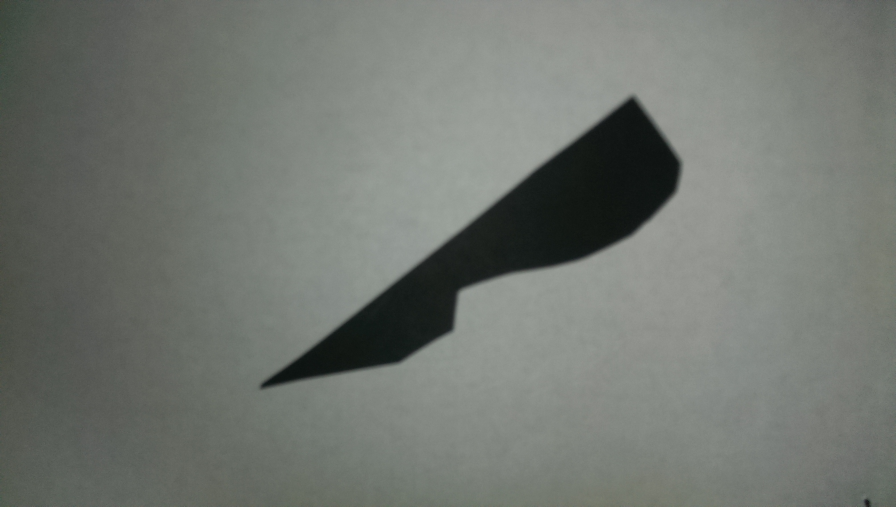
#> input picture beagle/python/blob.jpg, 2688 x 1520 px (shown at 1/3 size)
$ python -i eyes.py   (imports and definitions only)   (Python 2 division)   (older library calls are emulated)
#> lines starting #> are read from the running program, lines starting #| are printed output that depends on the picture; after the words box and inside, x2 and y2 are one past the last pixel; in counts of white or black regions, pixels touching at a corner belong together
#> further down, picture is the input picture: shape (1520, 2688, 3); mean B, G, R 112.7, 118.5, 114.1
from time import clock as clock
tstart =  clock()
import cv2
import numpy as np

# from matplotlib import pyplot as plt
# import matplotlib.cm as cm

# ===========
# = Globals =
# ===========
# [1 line not run here, left out]

VIDEO_PARAM_NAMES = (
"CV_CAP_PROP_POS_MSEC",      # Current position of the video file in milliseconds.
"CV_CAP_PROP_POS_FRAMES",    # 0-based index of the frame to be decoded/captured next.
"CV_CAP_PROP_POS_AVI_RATIO", # Relative position of the video file: 0 - start of the film, 1 - end of the film.
"CV_CAP_PROP_FRAME_WIDTH",   # Width of the frames in the video stream.
"CV_CAP_PROP_FRAME_HEIGHT",  # Height of the frames in the video stream.
"CV_CAP_PROP_FPS",           # Frame rate.
"CV_CAP_PROP_FOURCC",        # 4-character code of codec.
"CV_CAP_PROP_FRAME_COUNT",   # Number of frames in the video file.
"CV_CAP_PROP_FORMAT",        # Format of the Mat objects returned by retrieve() .
"CV_CAP_PROP_MODE",          # Backend-specific value indicating the current capture mode.
"CV_CAP_PROP_BRIGHTNESS",    # Brightness of the image (only for cameras).
"CV_CAP_PROP_CONTRAST",      # Contrast of the image (only for cameras).
"CV_CAP_PROP_SATURATION",    # Saturation of the image (only for cameras).
"CV_CAP_PROP_HUE",           # Hue of the image (only for cameras).
"CV_CAP_PROP_GAIN",          # Gain of the image (only for cameras).
"CV_CAP_PROP_EXPOSURE",      # Exposure (only for cameras).
"CV_CAP_PROP_CONVERT_RGB",   # Boolean flags indicating whether images should be converted to RGB.
"CV_CAP_PROP_WHITE_BALANCE", # Currently unsupported
"CV_CAP_PROP_RECTIFICATION", # Rectification flag for stereo cameras (note: only supported by DC1394 v 2.x backend currently)
)

VIDEO_PARAMS = {}
# [1 line not run here, left out]


# ===========
# = Methods =
# ===========
def initialize():
  set_res(544,288)

# [4 lines left out: function snap, not called in this run]

save_n = 0
# [8 lines left out: function snap_and_save, not called in this run]

def set_res(w,h):
  cap.set(VIDEO_PARAMS["CV_CAP_PROP_FRAME_WIDTH"], w)
  cap.set(VIDEO_PARAMS["CV_CAP_PROP_FRAME_HEIGHT"], h)

def process(img):
  # process an image
  gray = cv2.cvtColor(img, cv2.COLOR_BGR2GRAY)
  ret, thresh = cv2.threshold(gray, 50, 255, cv2.THRESH_BINARY)
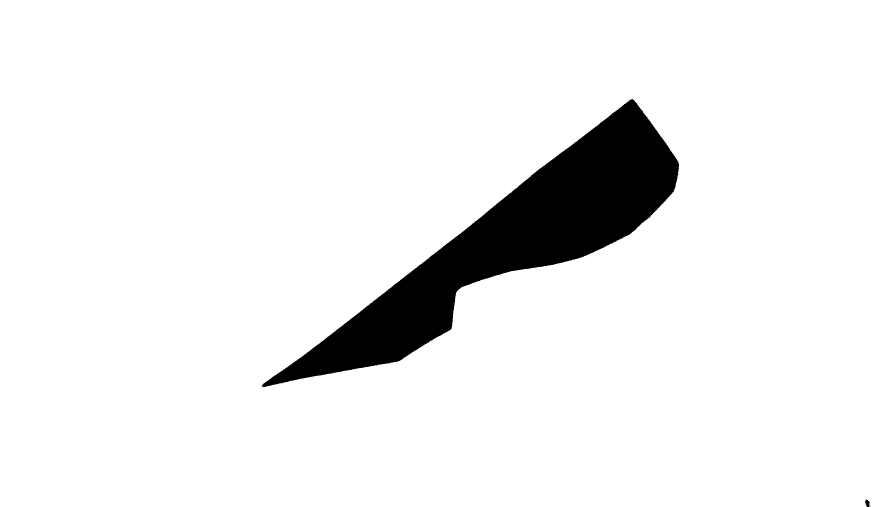
#> thresh: shape (1520, 2688) (shown at 1/3 size); 93.2% white; 9 black regions (7 under 20 px), largest, box (x1, y1, x2, y2) and area: (785, 297, 2037, 1161) 279390, (2595, 1499, 2611, 1520) 215
  thresh_inv = cv2.bitwise_not(thresh)
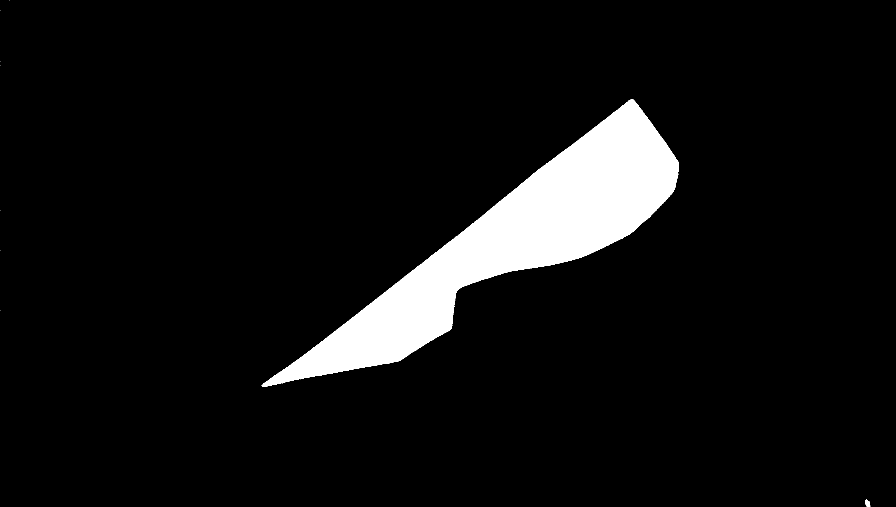
#> thresh_inv: shape (1520, 2688) (shown at 1/3 size); 6.8% white; 9 white regions (7 under 20 px), largest, box (x1, y1, x2, y2) and area: (785, 297, 2037, 1161) 279390, (2595, 1499, 2611, 1520) 215
  canny = cv2.Canny(thresh, 100,200)
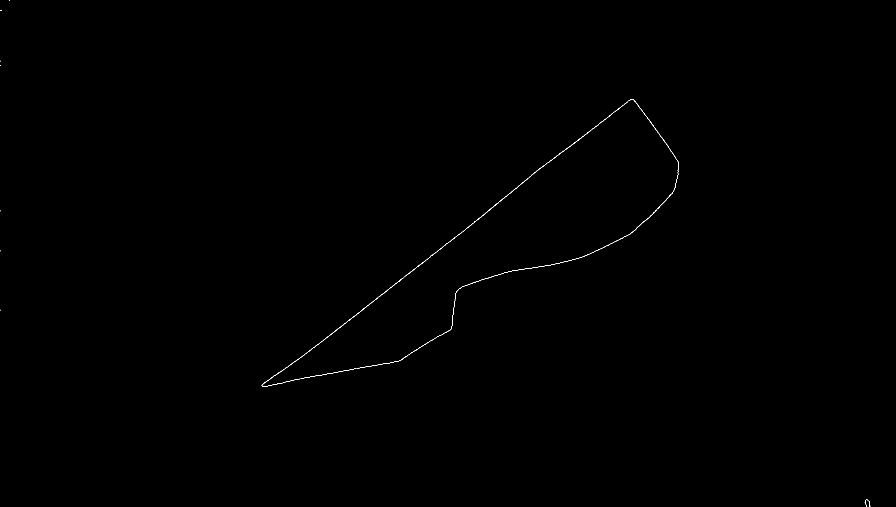
#> canny: shape (1520, 2688) (shown at 1/3 size); 0.09% white in thin lines or dots
  return (img, gray, thresh, thresh_inv, canny)

# [50 lines left out: functions canny, canny2, display, spd, not called in this run]

def sw():
  img = snap()

def hello(params):
  return {"params_i_got": params, "my_response": "Eyes on the world"}

# [1 line not run here, left out]


>>> import cv2
>>> picture = cv2.imread('blob.jpg')
>>> result = process(picture)
#> result = 5 items

$ run again, on beagle/python/line.jpg
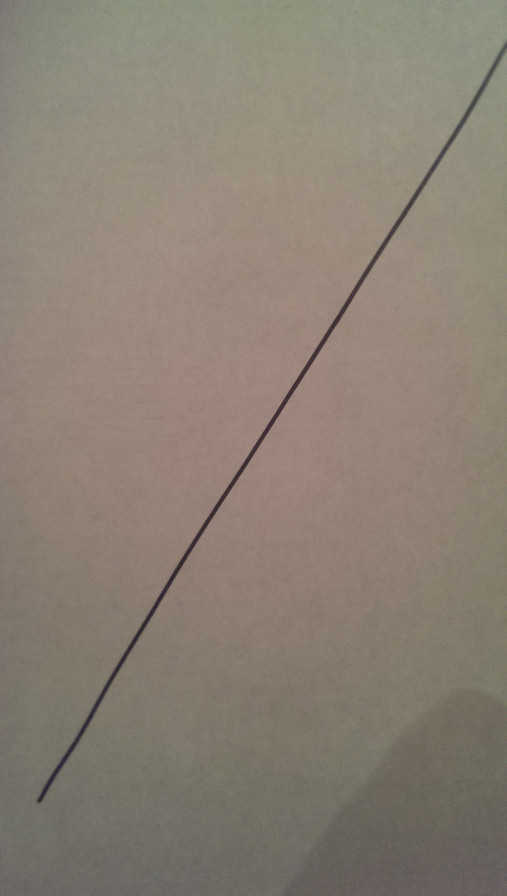
#> input picture beagle/python/line.jpg, 1520 x 2688 px (shown at 1/3 size)
#> picture is the input picture: shape (2688, 1520, 3); mean B, G, R 115.9, 128.3, 138.5
#> in process, `ret, thresh = cv2.threshold(gray, 50, 255, cv2.THRESH_BINARY)`:
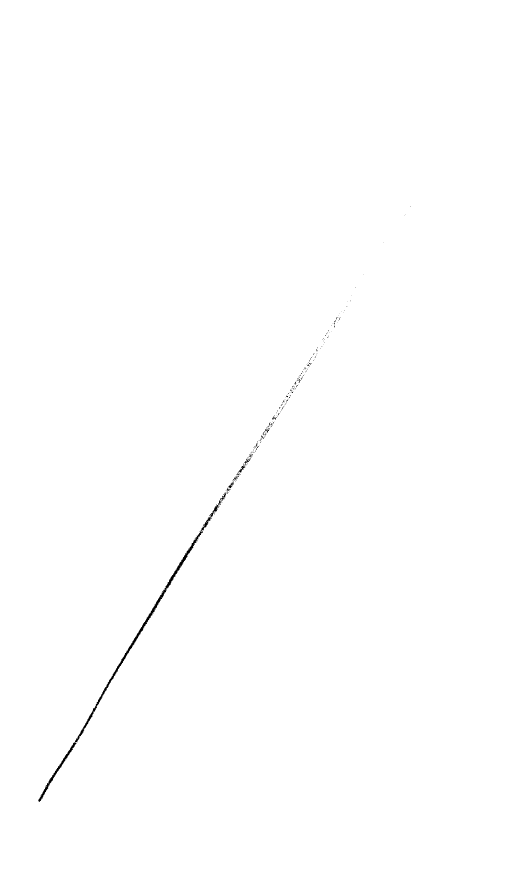
#> thresh: shape (2688, 1520) (shown at 1/3 size); 99.8% white; 209 black regions (191 under 20 px), largest, box (x1, y1, x2, y2) and area: (225, 1513, 658, 2227) 5685, (115, 2227, 229, 2406) 1445, (654, 1476, 679, 1517) 199
#> in process, `canny = cv2.Canny(thresh, 100,200)`:
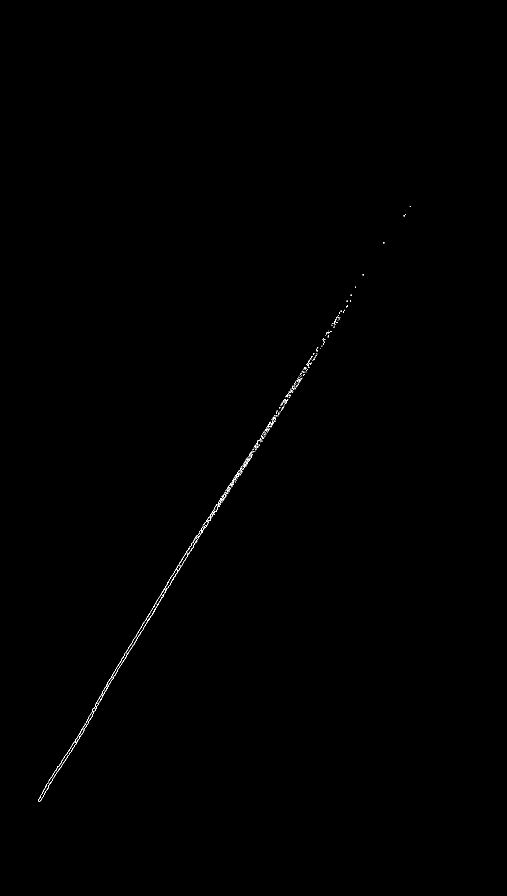
#> canny: shape (2688, 1520) (shown at 1/3 size); 0.1% white in thin lines or dots, all inside (x1, y1, x2, y2) = (114, 618, 1232, 2406)
#> result = 5 items

$ run again, on beagle/python/table.jpg
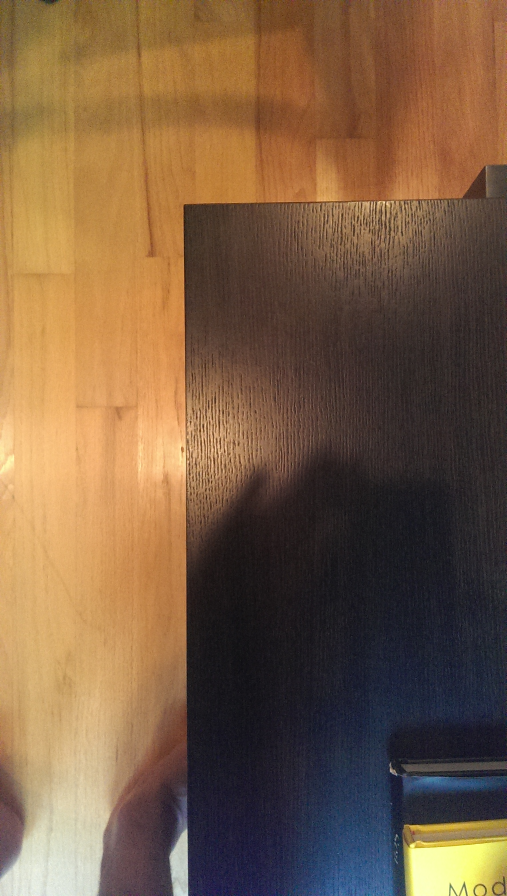
#> input picture beagle/python/table.jpg, 1520 x 2688 px (shown at 1/3 size)
#> picture is the input picture: shape (2688, 1520, 3); mean B, G, R 67.9, 94.2, 122.7
#> in process, `ret, thresh = cv2.threshold(gray, 50, 255, cv2.THRESH_BINARY)`:
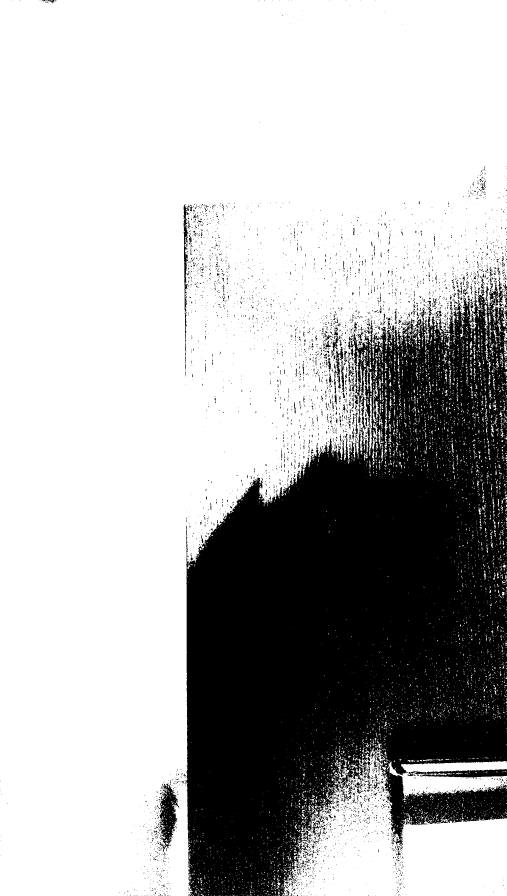
#> thresh: shape (2688, 1520) (shown at 1/3 size); 70.7% white; 5025 black regions (4652 under 20 px), largest, box (x1, y1, x2, y2) and area: (554, 854, 1520, 2688) 1145451, (477, 2351, 534, 2556) 5974, (1223, 2307, 1520, 2336) 4501
#> in process, `canny = cv2.Canny(thresh, 100,200)`:
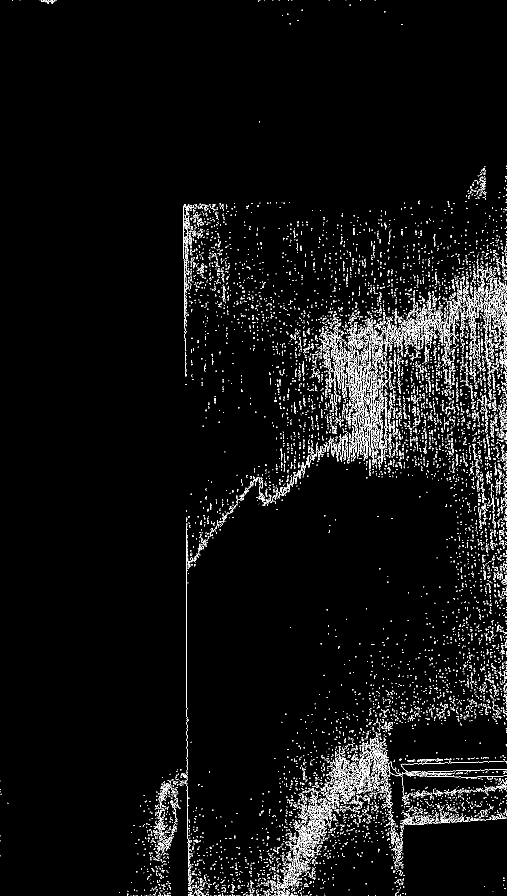
#> canny: shape (2688, 1520) (shown at 1/3 size); 2.8% white in thin lines or dots
#> result = 5 items
